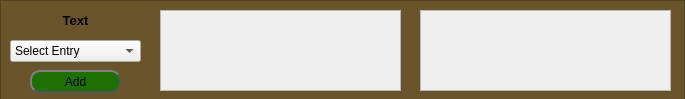
<?xml version="1.0" encoding="UTF-8"?>
<ui version="4.0">
 <class>Form</class>
 <widget class="QWidget" name="Form">
  <property name="geometry">
   <rect>
    <x>0</x>
    <y>0</y>
    <width>685</width>
    <height>99</height>
   </rect>
  </property>
  <property name="sizePolicy">
   <sizepolicy hsizetype="Fixed" vsizetype="Fixed">
    <horstretch>0</horstretch>
    <verstretch>0</verstretch>
   </sizepolicy>
  </property>
  <property name="minimumSize">
   <size>
    <width>685</width>
    <height>99</height>
   </size>
  </property>
  <property name="windowTitle">
   <string>Form</string>
  </property>
  <widget class="QScrollArea" name="currentConnections">
   <property name="geometry">
    <rect>
     <x>420</x>
     <y>10</y>
     <width>251</width>
     <height>81</height>
    </rect>
   </property>
   <property name="widgetResizable">
    <bool>true</bool>
   </property>
   <widget class="QWidget" name="currentConnectionsContents">
    <property name="geometry">
     <rect>
      <x>0</x>
      <y>0</y>
      <width>249</width>
      <height>79</height>
     </rect>
    </property>
    <layout class="QGridLayout" name="gridLayout_3"/>
   </widget>
  </widget>
  <widget class="QScrollArea" name="extraInfo">
   <property name="geometry">
    <rect>
     <x>160</x>
     <y>10</y>
     <width>241</width>
     <height>81</height>
    </rect>
   </property>
   <property name="widgetResizable">
    <bool>true</bool>
   </property>
   <widget class="QWidget" name="extraInfoContents">
    <property name="geometry">
     <rect>
      <x>0</x>
      <y>0</y>
      <width>239</width>
      <height>79</height>
     </rect>
    </property>
    <layout class="QGridLayout" name="gridLayout_2"/>
   </widget>
  </widget>
  <widget class="QPushButton" name="addBtn">
   <property name="enabled">
    <bool>true</bool>
   </property>
   <property name="geometry">
    <rect>
     <x>30</x>
     <y>70</y>
     <width>91</width>
     <height>23</height>
    </rect>
   </property>
   <property name="styleSheet">
    <string notr="true">QPushButton {background-color: rgb(28, 113, 2);
border: 2px solid #555;
border-radius: 10px;
border-style: outset;
font: 75 10pt &quot;Rockwell Extra Bold&quot;;}

QPushButton:focus:Pressed {font: 75 10pt &quot;Rockwell Extra Bold&quot;;
background-color: rgb(21, 81, 1);
border: 1px solid #555;
border-radius: 20px;
border-style: outset;}</string>
   </property>
   <property name="text">
    <string>Add</string>
   </property>
  </widget>
  <widget class="QGraphicsView" name="background">
   <property name="geometry">
    <rect>
     <x>0</x>
     <y>0</y>
     <width>685</width>
     <height>100</height>
    </rect>
   </property>
   <property name="minimumSize">
    <size>
     <width>0</width>
     <height>0</height>
    </size>
   </property>
   <property name="styleSheet">
    <string notr="true">background-color: rgb(105, 84, 43);</string>
   </property>
  </widget>
  <widget class="QComboBox" name="comboBox">
   <property name="geometry">
    <rect>
     <x>10</x>
     <y>40</y>
     <width>131</width>
     <height>22</height>
    </rect>
   </property>
   <property name="currentText">
    <string>Select Entry</string>
   </property>
   <property name="currentIndex">
    <number>0</number>
   </property>
   <item>
    <property name="text">
     <string>Select Entry</string>
    </property>
   </item>
  </widget>
  <widget class="QLabel" name="tableName">
   <property name="geometry">
    <rect>
     <x>0</x>
     <y>10</y>
     <width>151</width>
     <height>21</height>
    </rect>
   </property>
   <property name="font">
    <font>
     <pointsize>10</pointsize>
     <weight>75</weight>
     <bold>true</bold>
    </font>
   </property>
   <property name="text">
    <string>Text</string>
   </property>
   <property name="alignment">
    <set>Qt::AlignCenter</set>
   </property>
  </widget>
  <zorder>background</zorder>
  <zorder>currentConnections</zorder>
  <zorder>extraInfo</zorder>
  <zorder>addBtn</zorder>
  <zorder>comboBox</zorder>
  <zorder>tableName</zorder>
 </widget>
 <resources/>
 <connections/>
</ui>
